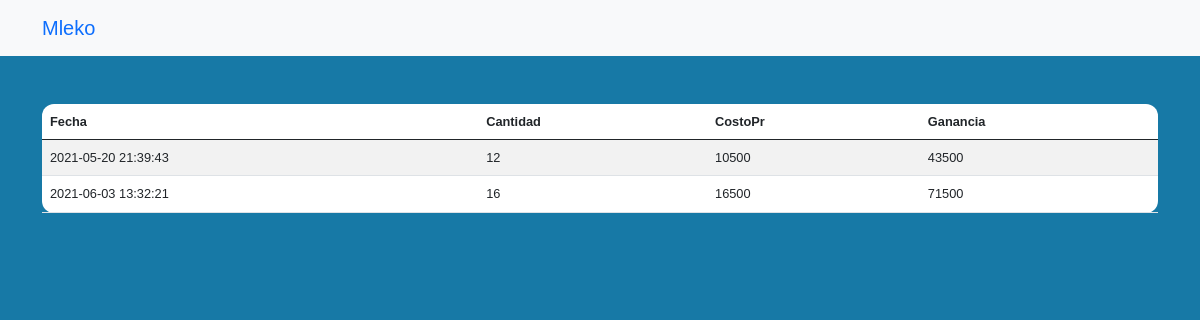
Page /T_cuajada.php on the committed database.
### tables this page shows
CREATE TABLE `cuajada` (
  `id` int(200) NOT NULL,
  `fecha` timestamp NOT NULL DEFAULT current_timestamp() ON UPDATE current_timestamp(),
  `cantidad` int(200) NOT NULL,
  `costoPr` int(200) NOT NULL,
  `ganancia` int(200) NOT NULL
);

### T_cuajada.php (the view, shortened to what this page needs)
<!DOCTYPE html>
<html lang="es">
<head>
    <link href="https://cdn.jsdelivr.net/npm/bootstrap@5.0.1/dist/css/bootstrap.min.css" rel="stylesheet">
</head>
<body>
<nav class="navbar navbar-expand-lg navbar-blue bg-light">
        <div class="container">
            <a class="navbar-brand" href="inicio.php">Mleko</a>
        </div>
        </nav>
        <br>
<div class="container">
    <table class="table table-striped table-hover">
    <thead>
    <tr>
      <th scope="col">Fecha</th>
      <th scope="col">Cantidad</th>
      <th scope="col">CostoPr</th>
      <th scope="col">Ganancia</th>
    </tr>
  </thead>
  <tbody>
  <?php
     try {
        $link=mysqli_connect("localhost","root","")or die("F no se conecto");
		mysqli_select_db($link,"quiz");
        $miconsulta=mysqli_query($link,"SELECT * FROM cuajada");
		while ($fila=mysqli_fetch_array($miconsulta))
		 {
            echo "</td><td>".$fila['fecha']."</td><td>".$fila['cantidad']."</td><td>".$fila['costoPr']."</td><td>".$fila['ganancia']."</tr></td>";
		}
    } catch (\Throwable $th) {
        echo($th);
    }
  ?>
  </tbody>
    </table>

### T_cuajada.php (style rules this page uses)
body { font-family: Arial; background-color: #1779A6; box-sizing: border-box; }
table { background-color: white; border-radius: 12px; color: #999; font-size: 0.8em; padding: 20px; margin: 0 auto; width: 300px; }

### rows in the picture
cuajada: fecha "2021-05-20 21:39:43", cantidad "12", costoPr "10500", ganancia "43500"
cuajada: fecha "2021-06-03 13:32:21", cantidad "16", costoPr "16500", ganancia "71500"
